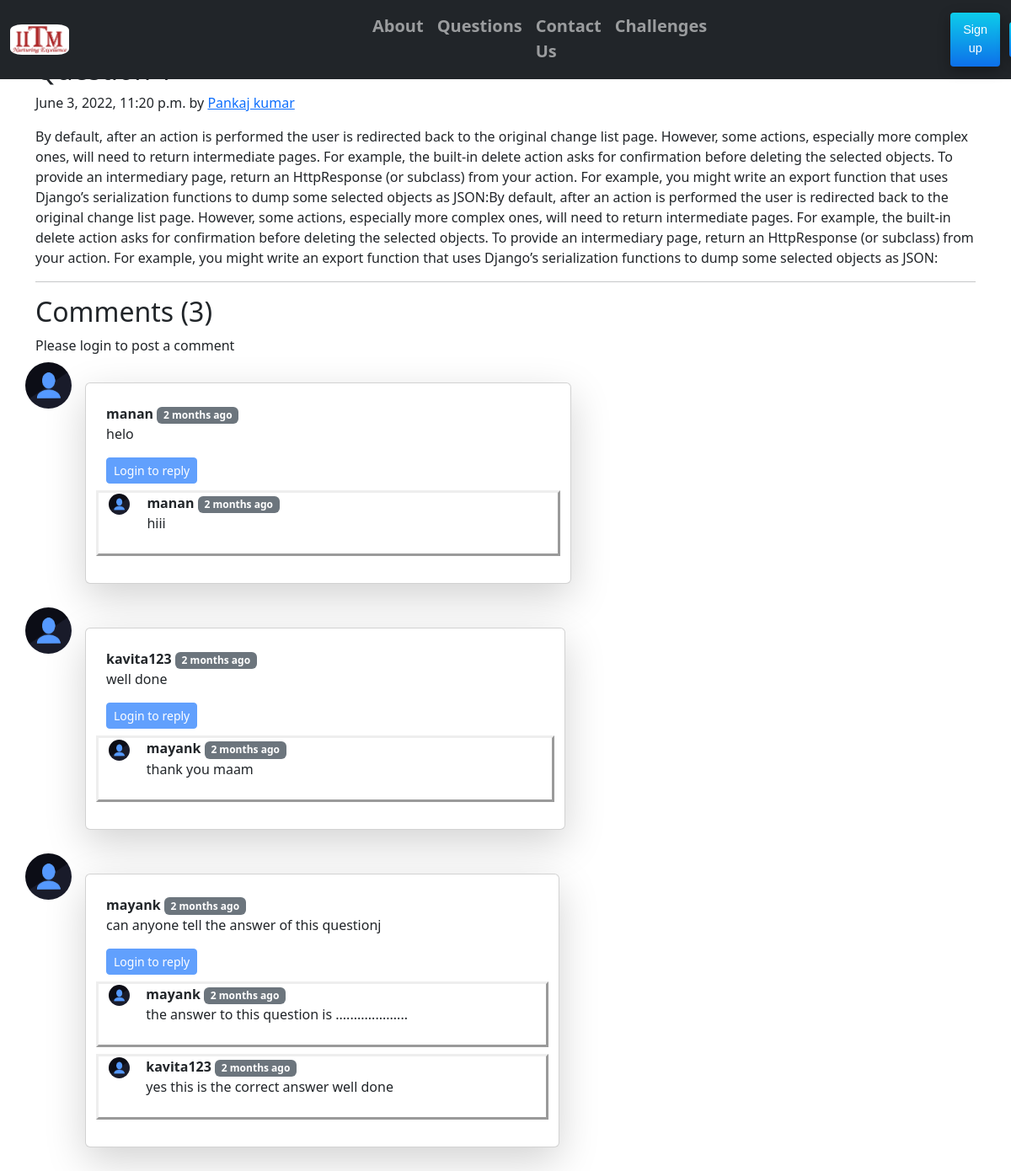
The app's page /questions/first with its own data.
### questions/models.py (models this page shows, shortened)
class Ques(models.Model):
    sno = models.AutoField(primary_key= True)
    title = models.CharField(max_length=255)
    topic = models.CharField(max_length=200)
    author=models.CharField(max_length=60)
    slug=models.CharField(max_length=130)
    timeStamp=models.DateTimeField(blank=True)
    content=models.TextField()

class BlogComment(models.Model):
    sno= models.AutoField(primary_key=True)
    comment=models.TextField()
    user=models.ForeignKey(User, on_delete=models.CASCADE)
    post=models.ForeignKey(Ques, on_delete=models.CASCADE)
    parent=models.ForeignKey('self',on_delete=models.CASCADE, null=True )
    timestamp= models.DateTimeField(default=now)

### questions/views.py (the view)
# urls.py: path('<str:slug>', views.QuesContent, name='QuesContent'),
def QuesContent(request, slug):
    post= Ques.objects.filter(slug= slug).first()
    comments= BlogComment.objects.filter(post=post, parent=None)
    replies= BlogComment.objects.filter(post=post).exclude(parent=None)
    replyDict={}
    for reply in replies:
        if reply.parent.sno not in replyDict.keys():
            replyDict[reply.parent.sno]=[reply]
        else:
            replyDict[reply.parent.sno].append(reply)
    context={'post':post, 'comments': comments, 'user': request.user, 'replyDict': replyDict}
    return render(request, "questions/quescontent.html", context)

### questions/templatetags/extras.py (called while the page is built)
@register.filter(name='get_val')
def get_val(dict, key):
    return dict.get(key)

### template/questions/quescontent.html (shortened to what this page needs)
{% extends 'base.html' %}
{% block body %}
{% load humanize %}
{% load extras %}
<div class="container my-3">
    <h2 class="blog-post-title">{{post.title}}</h2>
    <p class="blog-post-meta">{{post.timeStamp}} by <a href="/about">{{post.author}}</a></p>
    <p>{{post.content|safe}}</p>
    <hr>
</div>
<div class="container">
    <h2> Comments ({{comments.count}})</h2>
    <div class="my-2">
        {% if user.is_authenticated %}
        <form action="/questions/postComment" method="post">
            {% csrf_token %}
            <div class="form-group">
                <label for="comment">Post Comment </label>
                <input type="text" class="form-control" name="comment" placeholder="Enter comment here">
            </div>
            <input type="hidden" name="postSno" value="{{post.sno}}">
            <input type="hidden" name="parentSno" value="">
            <button type="submit" class="btn btn-primary">Submit</button>
        </form><br>
        {% else %}
        Please login to post a comment
        {% endif %}
    </div>
</div>
{% for comment in comments %}
<div class="container text-dark" style="padding-left:0px">
    <div class="row d-block justify-content-center">
        <div class="col-md-11 col-lg-9 col-xl-7">
            <div class="d-flex flex-start mb-1">
                <img class="rounded-circle shadow-1-strong me-3" src="/static/images/user.png" alt="avatar" width="55"
                    height="55" />
                <div class="card w-100 shadow-lg h-md-250 my-4">
                    <div class="card-body p-4">
                        <div class="">
                            <b>{{comment.user.username}}</b> <span class="badge bg-secondary ">{{comment.timestamp|naturaltime}}</span>
                            <p>
                                {{comment.comment}}
                            </p>
                            <div class="reply mx-0">
                                {% if user.is_authenticated %}
                                <button class="btn btn-sm btn-primary" type="button" data-toggle="collapse" data-target="#replyBox{{comment.sno}}" aria-expanded="false" aria-controls="replyBox{{comment.sno}}">Reply</button>
                                <div class="collapse" id="replyBox{{comment.sno}}">
                                    <div class="card card-body my-2">
                                        <form action="/questions/postComment" method="post">
                                            {% csrf_token %}
                                            <div class="form-group">
                                                <label for="comment">Post a reply </label>
                                                <input type="text" class="form-control" name="comment" placeholder="Enter comment here">
                                                <input type="hidden" name="parentSno" value="{{comment.sno}}">
                                            </div>
                                            <input type="hidden" name="postSno" value="{{post.sno}}">
                                            <button type="submit" class="btn btn-primary">Submit</button>
                                        </form>
                                    </div>
                                </div>
                                {% else %}
                                <button class="btn btn-sm btn-primary" type="button" aria-expanded="false" disabled>Login to reply</button>
                                {% endif %}
                                <div class="replies my-2 ">
                                    {% for reply in replyDict|get_val:comment.sno %}
                                    <div class="row my-2" style="border-style: outset">
                                        <div class="col-md-1">
                                            <img class="rounded-circle shadow-1-strong me-3" src="/static/images/user.png" alt="avatar" width="25" height="25">
                                        </div>
                                        <div class="col-md-11">
                                            <div class="col-md-11 ">
                                                <b> {{reply.user.username}} </b> <span class="badge bg-secondary ">{{reply.timestamp|naturaltime}}</span>
                                                <div>{{reply.comment}}</div>
                                            </div>
                                            <br>
                                        </div>
                                    </div>
                                    {% endfor %}
                                </div>
                            </div>
                        </div>
                    </div>
                </div>
            </div>
        </div>
    </div>
    {% endfor %}
    {% endblock %}

### records on screen
Ques: timeStamp "June 3, 2022, 11:20 p.m.", author "Pankaj kumar", content "By default, after an action is performed the user is redirected back to the original change list page. However, some actions, especially more complex ones, will need to return intermediate pages. For example, the built-in delete action asks for confirmation before deleting the selected objects. To provide an intermediary page, return an HttpResponse (or subclass) from your action. For example, you might write an export function that uses Django’s serialization functions to dump some selected objects as JSON:By default, after an action is performed the user is redirected back to the original change list page. However, some actions, especially more complex ones, will need to return…"
BlogComment: user.username "manan", timestamp "2 months ago", comment "helo"
BlogComment: user.username "manan", timestamp "2 months ago", comment "hiii"
BlogComment: user.username "kavita123", timestamp "2 months ago", comment "well done"
BlogComment: user.username "mayank", timestamp "2 months ago", comment "thank you maam"
BlogComment: user.username "mayank", timestamp "2 months ago", comment "can anyone tell the answer of this questionj"
BlogComment: user.username "mayank", timestamp "2 months ago", comment "the answer to this question is ...................."
BlogComment: user.username "kavita123", timestamp "2 months ago", comment "yes this is the correct answer well done"

### other values on screen
{{ comments.count }} "3"
